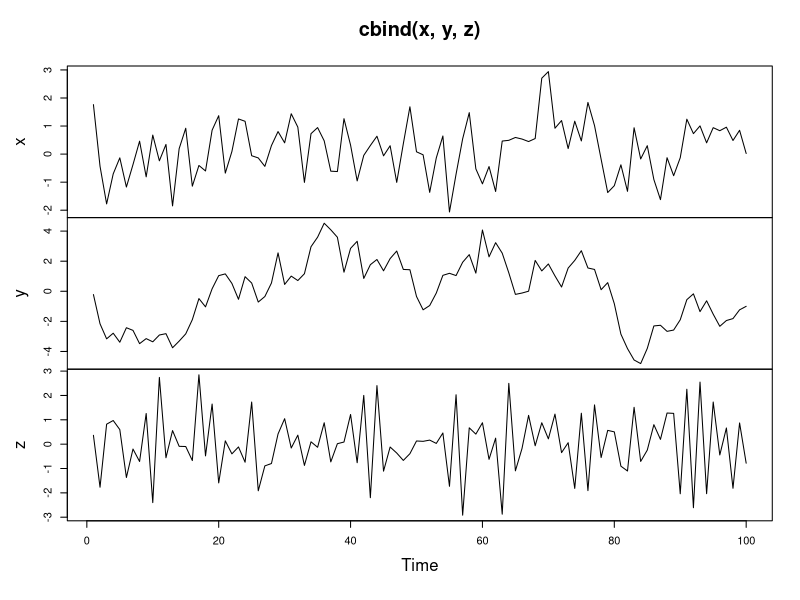
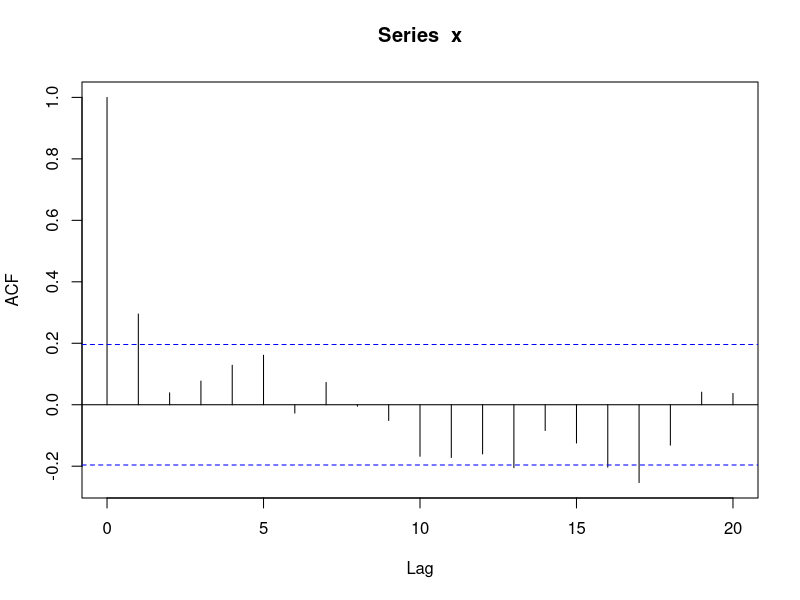
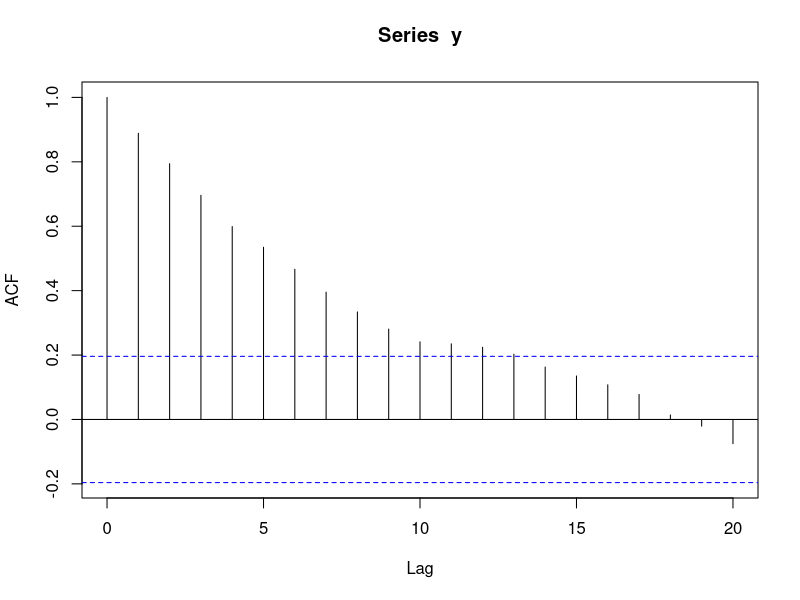
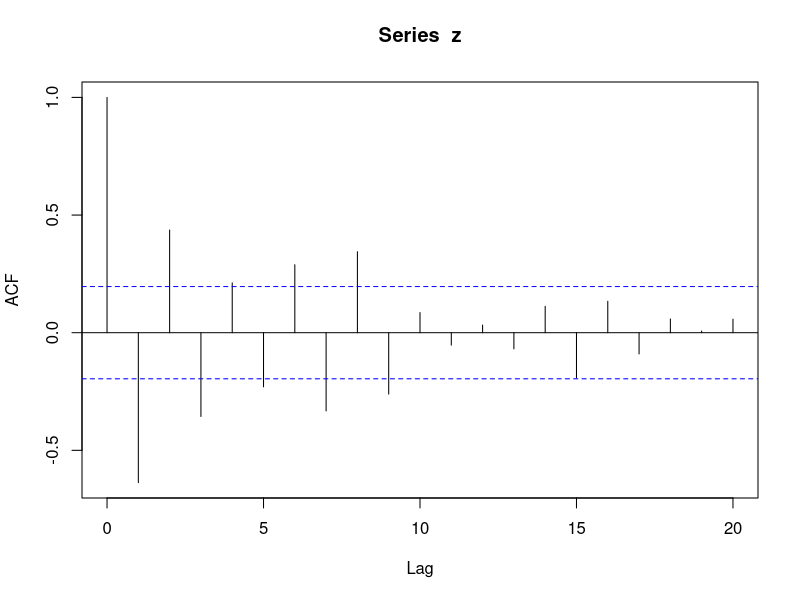
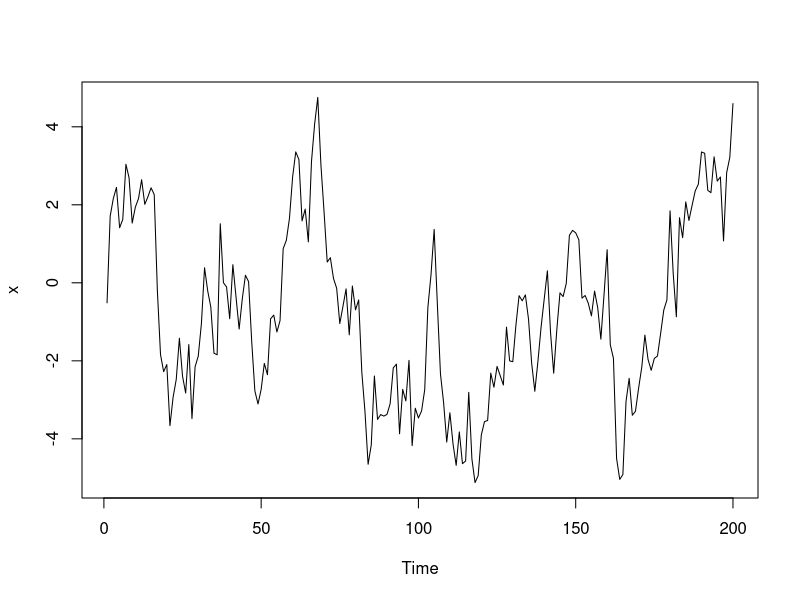
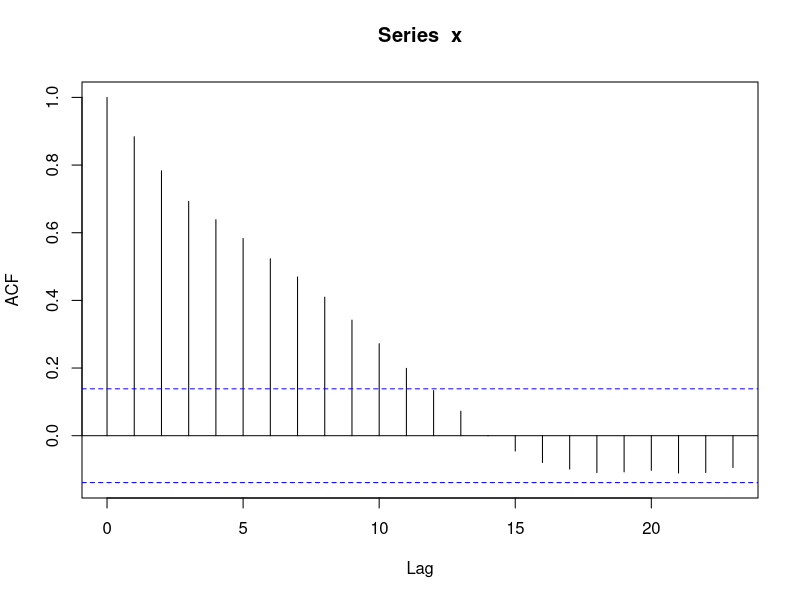
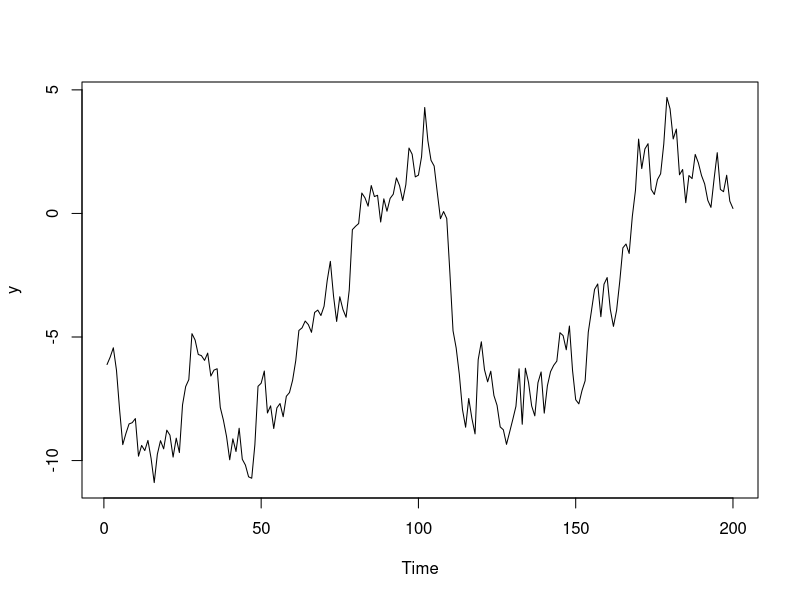
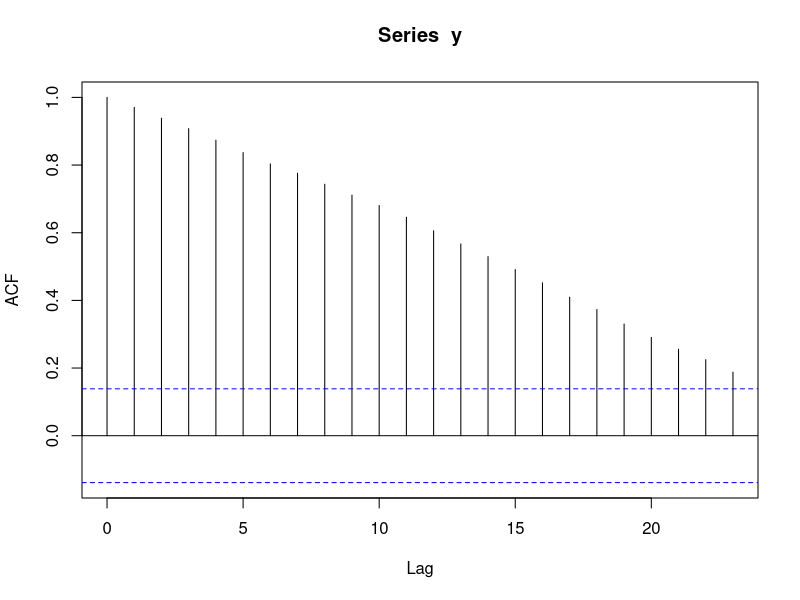

Source code (R) for these figures, in order:
## ---- chunk 1
knitr::opts_chunk$set(echo = TRUE)
## ---- chunk 2
# Simulate an AR model with 0.5 slope
x <- arima.sim(model =list(ar=0.5), n = 100)

# Simulate an AR model with 0.9 slope. Slope 0.9 will increase the autocorrelation
y <- arima.sim(model=list(ar=0.9), n=100)

# Simulate an AR model with -0.75 slope, negative slope will create an oscilative model
z <- arima.sim(model=list(ar=-0.75),n=100)

# Plot your simulated data
plot.ts(cbind(x, y, z))

## ---- chunk 3
# Calculate the ACF for x
acf(x)

# Calculate the ACF for y
acf(y)

# Calculate the ACF for z
acf(z)

## ---- chunk 4
# Simulate and plot AR model with slope 0.9 
x <- arima.sim(model = list(ar=0.9), n = 200)
ts.plot(x)
acf(x)

# Simulate and plot AR model with slope 0.98: higher persistence when its slope parameter is closer to 1
y <- arima.sim(model= list(ar=0.98), n=200)
ts.plot(y)
acf(y)

# Simulate and plot RW model: slope is close to 1, strong persistence
z <- arima.sim(model= list(order=c(0,1,0)), n=200)
ts.plot(z)
acf(z)

## ---- chunk 5
# Fit the AR model to x
arima(x, order = c(1,0,0))

# Copy and paste the slope (ar1) estimate
#0.8575

# Copy and paste the slope mean (intercept) estimate
#-0.0948

# Copy and paste the innovation variance (sigma^2) estimate
#1.022

# Fit the AR model to AirPassengers
AR <-arima(AirPassengers, order = c(1,0,0))
print(AR)

# Run the following commands to plot the series and fitted values
ts.plot(AirPassengers)
AR_fitted <- AirPassengers - residuals(AR)
points(AR_fitted, type = "l", col = 2, lty = 2)


## ---- chunk 6
# Fit an AR model to Nile
AR_fit <-arima(Nile, order  = c(1,0,0))
print(AR_fit)

# Use predict() to make a 1-step forecast
predict_AR <- predict(AR_fit)

# Obtain the 1-step forecast using $pred[1]

predict_AR$pred[1]
# Use predict to make 1-step through 10-step forecasts
predict(AR_fit, n.ahead = 10)

# Run to plot the Nile series plus the forecast and 95% prediction intervals
ts.plot(Nile, xlim = c(1871, 1980))
AR_forecast <- predict(AR_fit, n.ahead = 10)$pred
AR_forecast_se <- predict(AR_fit, n.ahead = 10)$se
points(AR_forecast, type = "l", col = 2)
points(AR_forecast - 2*AR_forecast_se, type = "l", col = 2, lty = 2)
points(AR_forecast + 2*AR_forecast_se, type = "l", col = 2, lty = 2)
